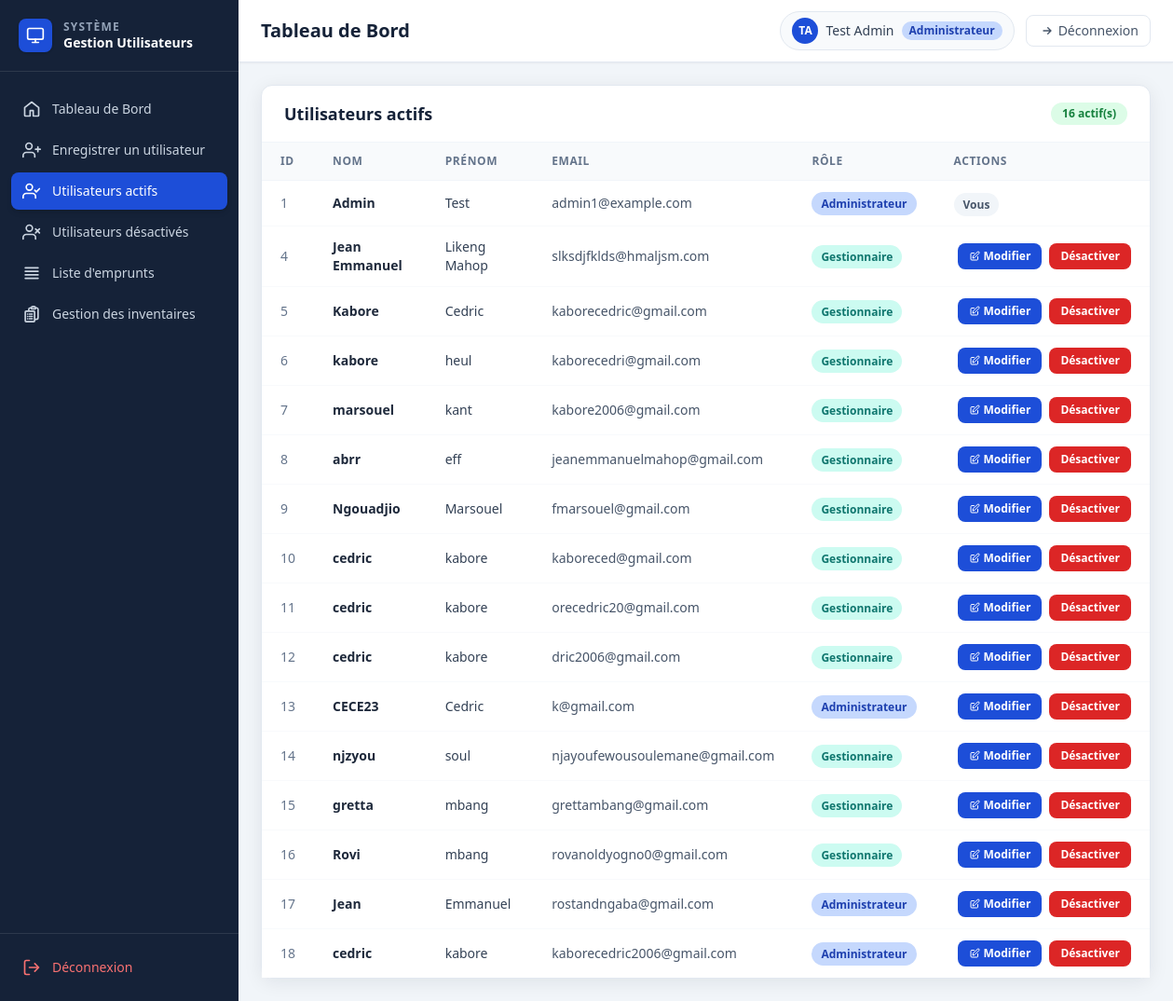
The page /utilisateurs/admin/dashboard/?tab=active (signed in) on the database as committed earlier.
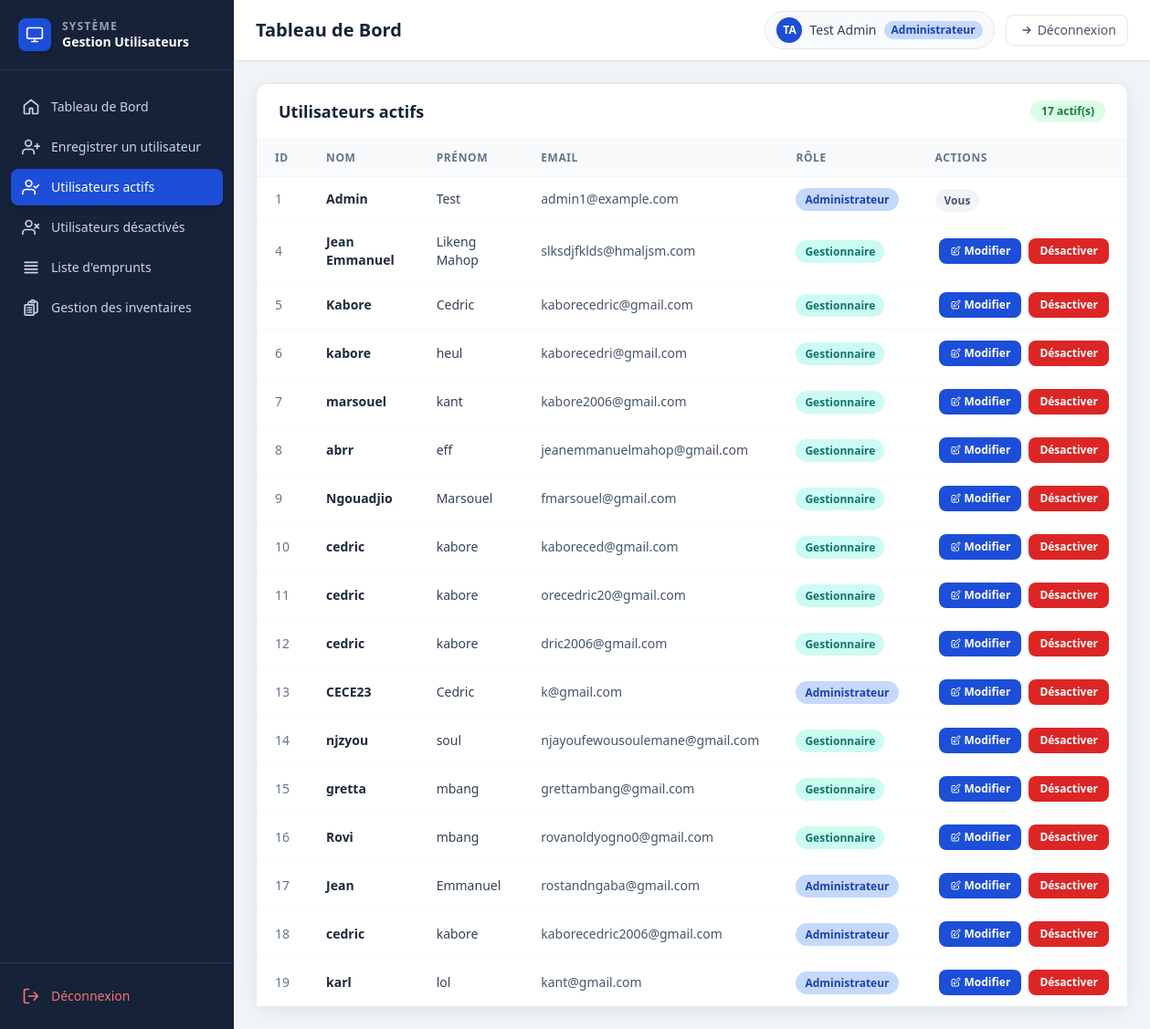
The same page on the database as committed later.
### users/models.py (models this page shows, shortened)
class CustomUser(AbstractBaseUser, PermissionsMixin):
    class TypeUser(models.TextChoices):
        ADMIN = "administrateur", _("Administrateur")
        MANAGER = "gestionnaire", _("Gestionnaire")
    email = models.EmailField(_("email address"), unique=True)
    nom = models.CharField(max_length=150)
    prenom = models.CharField(max_length=150)
    type_user = models.CharField(max_length=30, choices=TypeUser.choices, default=TypeUser.MANAGER)
    is_active = models.BooleanField(default=True)
    objects = CustomUserManager()
    USERNAME_FIELD = "email"
    REQUIRED_FIELDS = ["nom", "prenom"]

### users/views.py (the view, shortened to what this page needs)
# urls.py: path("admin/dashboard/", views.dashboard, name="dashboard"),
@login_required
@admin_required
def dashboard(request: HttpRequest) -> HttpResponse:
    tab = request.GET.get("tab", "home")
    active_users = CustomUser.objects.filter(is_active=True).order_by("id")
    disabled_users = CustomUser.objects.filter(is_active=False).order_by("id")
    emprunts_en_attente = Emprunt.objects.select_related(
        "materiel",
        "emprunteur",
    ).prefetch_related("lignes__materiel").filter(
        statut=Emprunt.Statut.EN_ATTENTE
    ).order_by("-date_emprunt")
    form = RegisterUserForm()
    context = {
        "tab": tab,
        "form": form,
        "active_users": active_users,
        "disabled_users": disabled_users,
        "emprunts_en_attente": emprunts_en_attente,
        "statuts_emprunt": Emprunt.Statut.choices,
    }
    return render(request, "users/dashboard.html", context)

### users/views.py (called while the page is built)
def admin_required(view_func):
    @wraps(view_func)
    def _wrapped(request: HttpRequest, *args, **kwargs):
        if not request.user.is_authenticated:
            return redirect("users:login")
        return view_func(request, *args, **kwargs)
    return _wrapped

### users/templates/users/dashboard.html (shortened to what this page needs)
{% extends "users/base.html" %}
{% block page_title %}Tableau de Bord{% endblock %}
{% block content %}
  {% if tab == 'active' %}
    <section class="rounded-xl border border-slate-200 bg-white shadow-soft">
      <div class="flex items-center justify-between border-b border-slate-100 px-6 py-4">
        <h2 class="text-lg font-bold text-navy-800">Utilisateurs actifs</h2>
        <span class="rounded-full bg-green-100 px-3 py-1 text-xs font-bold text-green-700">{{ active_users|length }} actif(s)</span>
      </div>
      {% if active_users %}
        <div class="overflow-x-auto">
          <table class="min-w-full divide-y divide-slate-100">
            <thead class="bg-slate-50">
              <tr>
                <th class="px-5 py-3 text-left text-xs font-bold uppercase tracking-wider text-slate-500">ID</th>
                <th class="px-5 py-3 text-left text-xs font-bold uppercase tracking-wider text-slate-500">Nom</th>
                <th class="px-5 py-3 text-left text-xs font-bold uppercase tracking-wider text-slate-500">Prénom</th>
                <th class="px-5 py-3 text-left text-xs font-bold uppercase tracking-wider text-slate-500">Email</th>
                <th class="px-5 py-3 text-left text-xs font-bold uppercase tracking-wider text-slate-500">Rôle</th>
                <th class="px-5 py-3 text-left text-xs font-bold uppercase tracking-wider text-slate-500">Actions</th>
              </tr>
            </thead>
            <tbody class="divide-y divide-slate-50 bg-white">
              {% for u in active_users %}
                <tr class="hover:bg-slate-50 transition-colors">
                  <td class="px-5 py-3 text-sm text-slate-500">{{ u.id }}</td>
                  <td class="px-5 py-3 text-sm font-semibold text-slate-800">{{ u.nom }}</td>
                  <td class="px-5 py-3 text-sm text-slate-700">{{ u.prenom }}</td>
                  <td class="px-5 py-3 text-sm text-slate-600">{{ u.email }}</td>
                  <td class="px-5 py-3 text-sm">
                    {% if u.type_user == 'administrateur' %}
                      <span class="rounded-full bg-primary-100 px-2.5 py-1 text-xs font-bold text-primary-700">Administrateur</span>
                    {% else %}
                      <span class="rounded-full bg-teal-100 px-2.5 py-1 text-xs font-bold text-teal-700">Gestionnaire</span>
                    {% endif %}
                  </td>
                  <td class="px-5 py-3">
                    {% if u == request.user %}
                      <span class="rounded-full bg-slate-100 px-2.5 py-1 text-xs font-semibold text-slate-600">Vous</span>
                    {% else %}
                      <div class="flex items-center gap-2">
                        <a href="{% url 'users:edit_user' u.id %}" class="btn-edit">
                          Modifier
                        </a>
                        <form method="post" action="{% url 'users:deactivate_user' u.id %}">
                          <button class="btn-danger" type="submit">Désactiver</button>
                        </form>
                      </div>
                    {% endif %}
                  </td>
                </tr>
              {% endfor %}
            </tbody>
          </table>
        </div>
      {% else %}
        <div class="px-6 py-10 text-center text-sm font-medium text-slate-400">Aucun utilisateur actif.</div>
      {% endif %}
    </section>
  {% endif %}
{% endblock %}

### users/templates/users/base.html (shortened to what the changed rows need)
<!doctype html>
<html lang="fr">
  <head>
    <script src="https://cdn.tailwindcss.com"></script>
  </head>
  <body class="bg-slate-100 text-slate-800">
    <div class="min-h-screen lg:flex">
      <div class="flex flex-1 flex-col">
        <header class="flex items-center justify-between border-b border-slate-200 bg-white px-6 py-3 shadow-sm">
          <h1 class="text-xl font-bold text-navy-800">{% block page_title %}Dashboard{% endblock %}</h1>
          <div class="flex items-center gap-3">
            <div class="flex items-center gap-2 rounded-full border border-slate-200 bg-slate-50 px-3 py-1.5">
              <div class="grid h-7 w-7 place-items-center rounded-full bg-primary-600 text-xs font-bold text-white">
                {{ request.user.prenom|first|upper }}{{ request.user.nom|first|upper }}
              </div>
              <span class="text-sm font-medium text-slate-700">{{ request.user.prenom }} {{ request.user.nom }}</span>
              <span class="rounded-full bg-primary-100 px-2 py-0.5 text-xs font-semibold text-primary-700">Administrateur</span>
            </div>
          </div>
        </header>
        <main class="flex-1 p-6">
          {% block content %}{% endblock %}
        </main>
      </div>
    </div>
  </body>
</html>

Rows that differ between the two databases and show on the page:
added CustomUser: id "19", nom "karl", prenom "lol", email "kant@gmail.com", type_user "Administrateur", shows "Modifier"
Other text that changed with them:
{{ active_users|length }}: "16" → "17"
